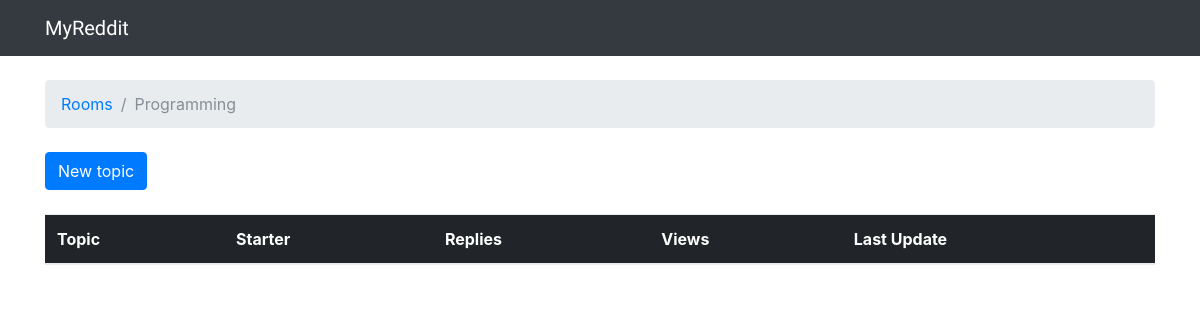
The page /rooms/3/ on the database as committed earlier.
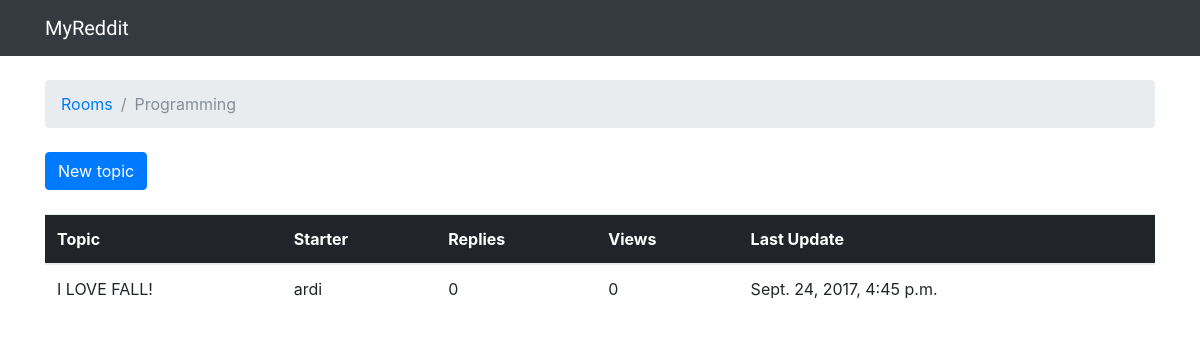
The same page on the database as committed later.
### rooms/models.py (models this page shows, shortened)
class Room(models.Model):
    name = models.CharField(max_length=30, unique=True)
    description = models.CharField(max_length=100)

class Topic(models.Model):
    subject = models.CharField(max_length=255)
    last_updated = models.DateTimeField(auto_now_add=True)
    room = models.ForeignKey(Room, related_name='topics')
    starter = models.ForeignKey(User, related_name='topics')

### rooms/views.py (the view)
# urls.py: url(r'^rooms/(?P<pk>\d+)/$', views.room_topics, name='room_topics'),
def room_topics(request, pk):
    room = get_object_or_404(Room, pk=pk)
    return render(request, 'topics.html', {'room' : room})

### Templates/topics.html (shortened to what this page needs)
{% extends 'base.html' %}
{% block breadcrumb %}
  <li class="breadcrumb-item"><a href="{% url 'home' %}">Rooms</a></li>
  <li class="breadcrumb-item active">{{ room.name }}</li>
{% endblock %}
{% block content %}
    <div class="mb-4">
      <a href="{% url 'new_topic' room.pk %}" class="btn btn-primary">New topic</a>
    </div>
    <table class="table">
        <thead class="thead-inverse">
          <tr>
            <th>Topic</th>
            <th>Starter</th>
            <th>Replies</th>
            <th>Views</th>
            <th>Last Update</th>
          </tr>
        </thead>
        <tbody>
          {% for topic in room.topics.all %}
            <tr>
              <td>{{ topic.subject }}</td>
              <td>{{ topic.starter.username }}</td>
              <td>0</td>
              <td>0</td>
              <td>{{ topic.last_updated }}</td>
            </tr>
          {% endfor %}
        </tbody>
    </table>
{% endblock %}

### Templates/base.html (shortened to what this page needs)
{% load static %}<!DOCTYPE html>
<html>
  <head>
    <link rel="stylesheet" href="{% static 'css/bootstrap.min.css' %}">
    <link rel="stylesheet" href="{% static 'css/app.css' %}">
  </head>
  <body>
      <nav class="navbar navbar-expand-lg navbar-dark bg-dark">
          <div class="container">
              <a class="navbar-brand" href="{% url 'home' %}">MyReddit</a>
          </div>
      </nav>
    <div class="container">
      <ol class="breadcrumb my-4">
        {% block breadcrumb %}
        {% endblock %}
      </ol>
      {% block content %}
      {% endblock %}
    </div>
  </body>
</html>

### static/css/app.css (style rules this page uses)
.navbar-brand { font-family: 'Orbitron', sans-serif; }

Rows that differ between the two databases and show on the page:
added Topic: subject "I LOVE FALL!", starter.username "ardi", last_updated "Sept. 24, 2017, 4:45 p.m."
